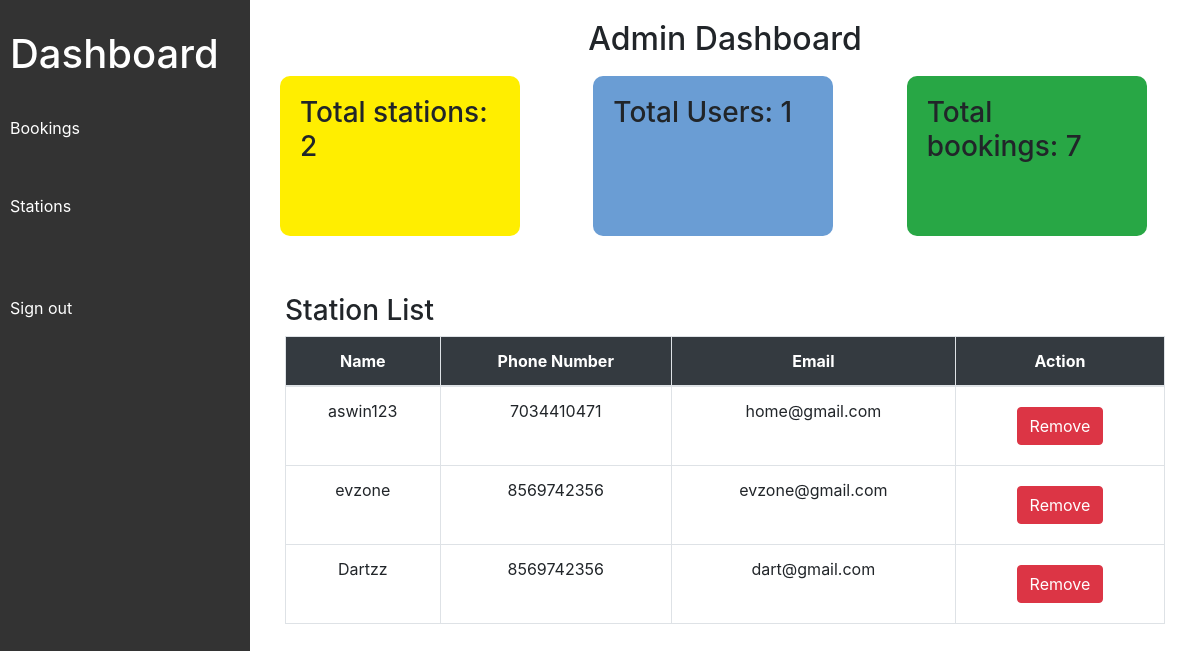
Page /admin_app/dashboard/ on the earlier database version.
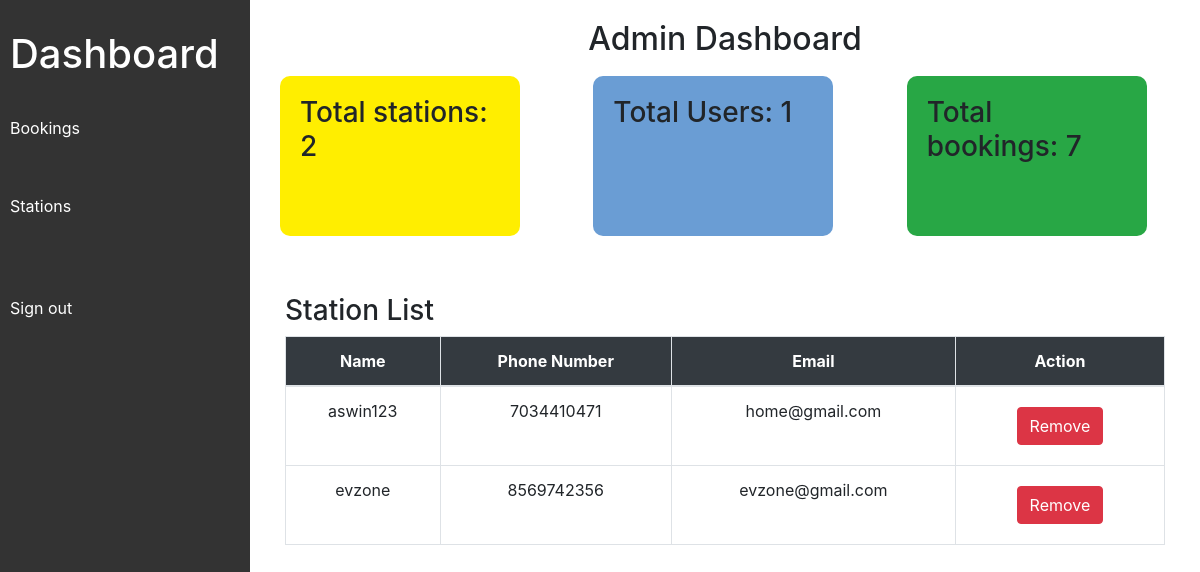
Same page on the later database version.
### station_app/models.py (models this page shows)
class StationProfile(models.Model):
    Phone_Number=models.IntegerField()
    Address=models.CharField(max_length=250)
    Profile_Image=models.FileField(upload_to="images",null=True,blank=True)
    user=models.ForeignKey(User,on_delete=models.CASCADE,null=True,blank=True)

### admin_app/views.py (the view)
# urls.py: path('dashboard/', views.dashboard, name='dashboard'),
def dashboard(request):
    station = StationProfile.objects.all().order_by("-id")
    total_station = Station.objects.all().count()
    total_users = UserProfile.objects.all().count()
    total_book = Booking.objects.all().count()
    return render(request, "admin/dashboard.html", {"station": station, "total_station": total_station, "total_users": total_users, "total_book": total_book})

### templates/admin/dashboard.html (shortened to what this page needs)
<!DOCTYPE html>
<html lang="en">
<head>
    <link href="https://stackpath.bootstrapcdn.com/bootstrap/4.3.1/css/bootstrap.min.css" rel="stylesheet">
</head>
<body>
    <div class="sidebar">
        <ul>
            <li><a href="#"><h1>Dashboard</h1></a></li>
            <li><a href="{%url 'all_bookings'%}">Bookings</a></li><br>
            <li><a href="{%url 'dashboard' %}">Stations</a></li><br><br>
            <li><a href="{%url 'admin_signout' %}">Sign out</a></li>
        </ul>
    </div>
    <div class="main-content">
        {% block content %}
<h2 class="text-center">Admin Dashboard</h2>
        <main id="main">
            <div class="row">
                <div class="col-md-4">
                    <div class="count-box total-turfs-box">
                        <h3>Total stations: {{ total_station }}</h3>
                    </div>
                </div>
                <div class="col-md-4">
                    <div class="count-box total-users-box">
                        <h3>Total Users: {{ total_users }}</h3>
                    </div>
                </div>
                <div class="col-md-4">
                    <div class="count-box total-bookings-box">
                        <h3>Total bookings: {{ total_book }}</h3>
                    </div>
                </div>
            </div>
            <section id="managers-list" class="managers-list">
                <div class="container" data-aos="fade-up">
                    <div class="section-header mt-5">
                        <h3 class="mt-5">Station List</h3>
                    </div>
                    <div class="row gx-lg-0 gy-4">
                        <div class="col-lg-12">
                            <table class="table table-bordered managers-table">
                                <thead>
                                    <tr>
                                        <th>Name</th>
                                        <th>Phone Number</th>
                                        <th>Email</th>
                                        <th>Action</th>
                                    </tr>
                                </thead>
                                <tbody>
                                    {% for st in station %}
                                    <tr>
                                        <td>{{ st.user.username }}</td>
                                        <td>{{ st.Phone_Number }}</td>
                                        <td>{{ st.user.email }}</td>
                                        <td>
                                            <a href="{% url 'removestation' st.user.id %}"
                                            class="btn btn-danger m-2"
                                            onclick="return confirm('Confirm removing this station?')">Remove</a>
                                        </td>
                                    </tr>
                                    {% endfor %}
                                </tbody>
                            </table>
                        </div>
                    </div>
                </div>
            </section>
        </main>
        {% endblock %}
    </div>
</body>
</html>

Differences in the rows shown:
removed StationProfile: user.username "Dartzz", Phone_Number "8569742356", user.email "dart@gmail.com"
